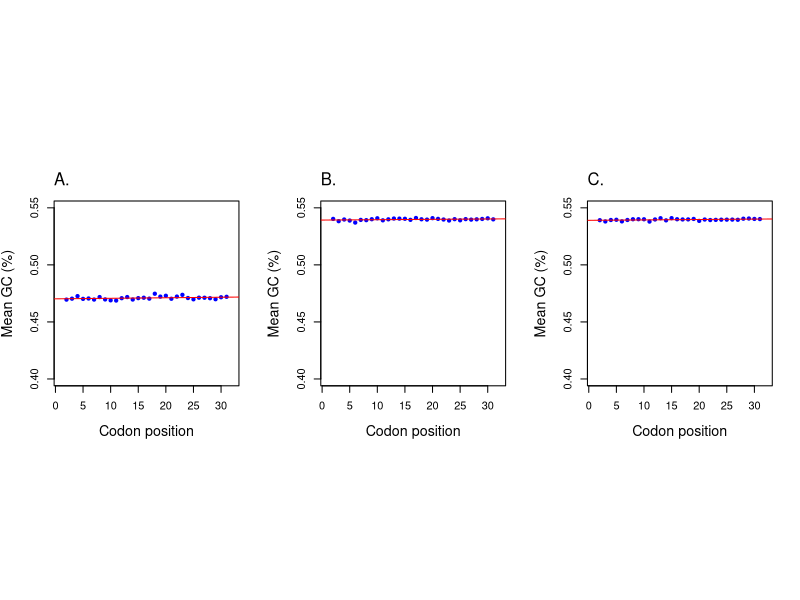

Here is the R script that generated this plot:
#Supplementary Figure 4

data1 <- read.csv("Hyperthermophiles.csv",header=T)
attach(data1)

data2 <- read.csv("Thermophiles.csv",header=T)
attach(data2)

data3 <- read.csv("Mesophiles.csv",header=T)
attach(data3)

# Hyperthermophiles

dims1 <- dim(data1)

m.gc1 <- c()
for (i in c(4:dims1[2])) {
    gc <- unlist(data1[i])
    m.gc1 <- c(m.gc1, mean(gc))
}

core.gc1 <- unlist(data1$Core_GC)
m.gc1 <- c(m.gc1, mean(core.gc1))

x1 <- 1:length(m.gc1) 

# Thermophiles 

dims2 <- dim(data2)

m.gc2 <- c()
for (i in c(4:dims2[2])) {
    gc2 <- unlist(data2[i])
    m.gc2 <- c(m.gc2, mean(gc2))
}

core.gc2 <- unlist(data2$Core_GC)
m.gc2 <- c(m.gc2, mean(core.gc2))

x2 <- 1:length(m.gc2) 

# Mesoophiles

dims3 <- dim(data3)

m.gc3 <- c()
for (i in c(4:dims3[2])) {
    gc3 <- unlist(data3[i])
    m.gc3 <- c(m.gc3, mean(gc3))
}

core.gc3 <- unlist(data3$Core_GC)
m.gc3 <- c(m.gc3, mean(core.gc3))  

x3 <- 1:length(m.gc3) 

col_v.1 <- rep("blue", length(m.gc1) - 1)
col_v <- c(col_v.1, "red")

# Output PDF
pdf("SFig4_Core_GC3.pdf", height=5, width=10)
par(mfrow=c(1,3))
par(pty="s")

# PLOT A - Hyperthermophiles
plot(x1, m.gc1, pch=20, col=col_v, xlab="Codon position", ylab="Mean GC (%)", ylim=c(0.4, 0.55),cex.lab=1.3)
lm_model1 <- lm(m.gc1 ~ x1)
abline(lm_model1, col="red")
mtext("A.",side=3,adj=0,line=1)

# PLOT B - Thermophiles
plot(x2, m.gc2, pch=20, col=col_v, xlab="Codon position", ylab="Mean GC (%)", ylim=c(0.4, 0.55),cex.lab=1.3)
lm_model2 <- lm(m.gc2 ~ x2)
abline(lm_model2, col="red")
mtext("B.",side=3,adj=0,line=1)

# PLOT C - Mesophiles
plot(x3, m.gc3, pch=20, col=col_v, xlab="Codon position", ylab="Mean GC (%)", ylim=c(0.4, 0.55),cex.lab=1.3)
lm_model3 <- lm(m.gc3 ~ x3)
abline(lm_model3, col="red")
mtext("C.",side=3,adj=0,line=1)

dev.off()












